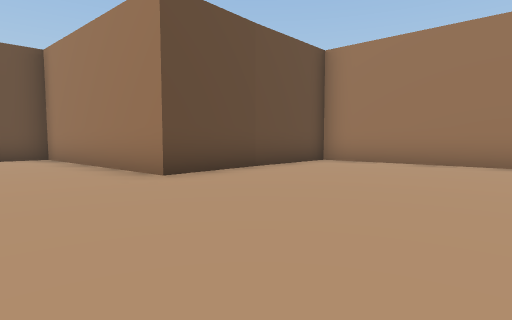
[1] (above)

16 first-person views from a walk through a scene from a Unity 3-D project. The camera is 0.59 m above the floor, tilts 4° down and sees 80° across. The floor is counted in squares, 1 m on a side. Each view is taken from the middle of a square. On the plan, view 1 faces up. The plan holds only what a view shows up to about 9 squares ahead; the rest is blank. The place goes on beyond the plan. Some surface patterns are stand-ins.

[2]
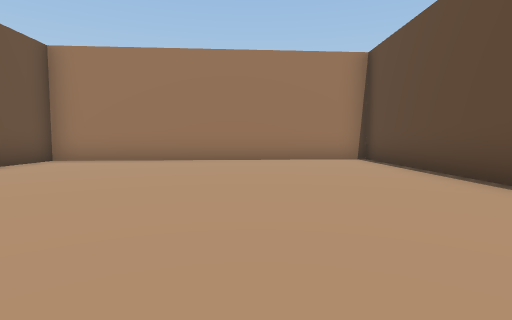

[3]
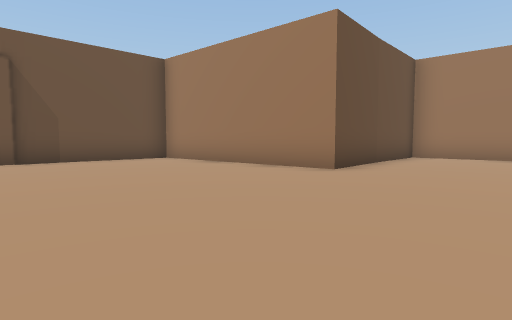

[4]
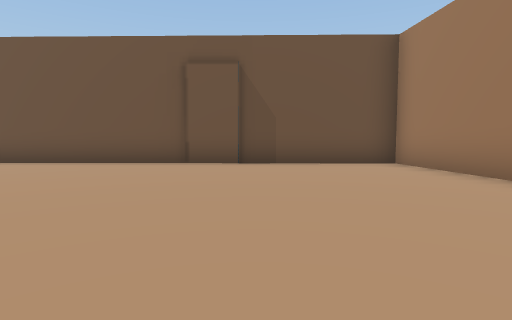

[5]
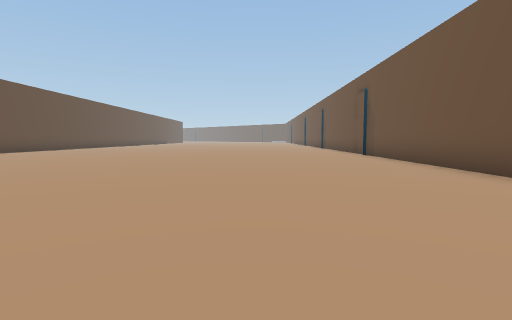

[6]
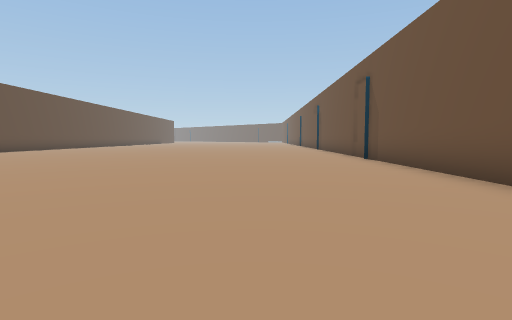

[7]
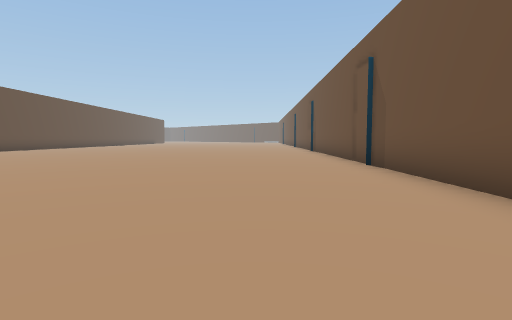

[8]
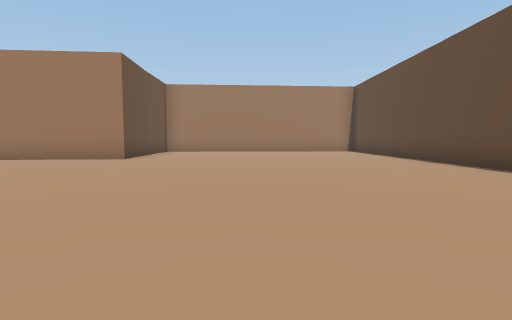

[9]
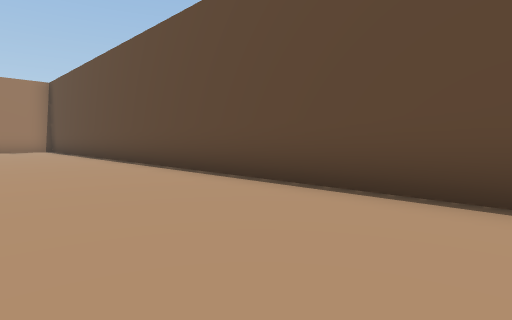

[10]
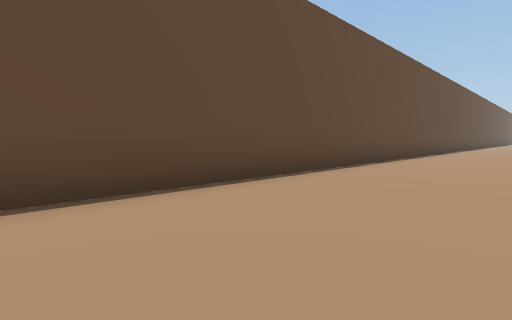

[11]
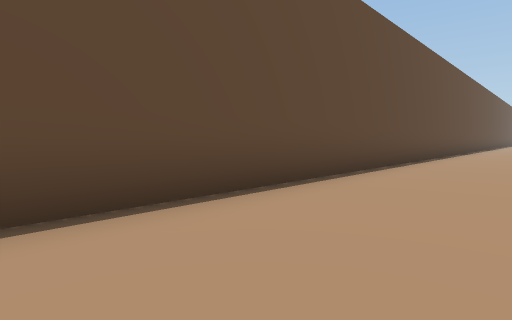

[12]
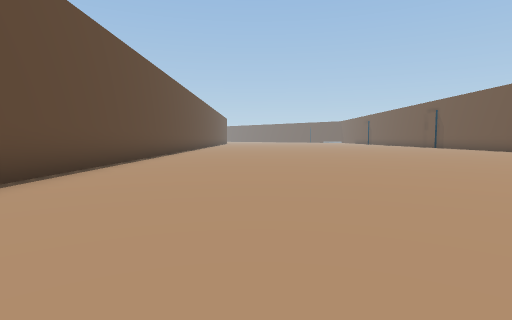

[13]
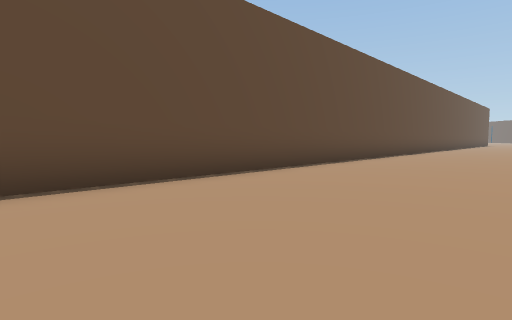

[14]
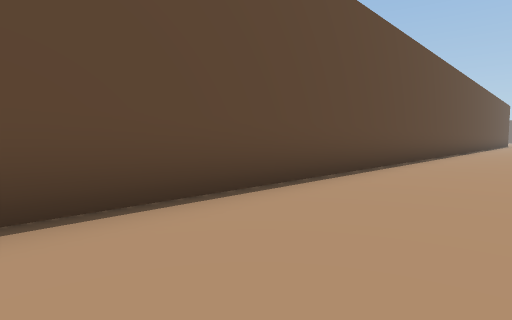

[15]
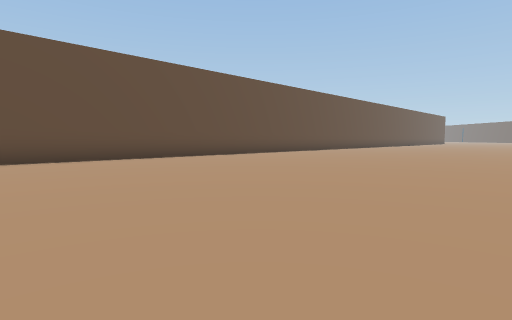

[16]
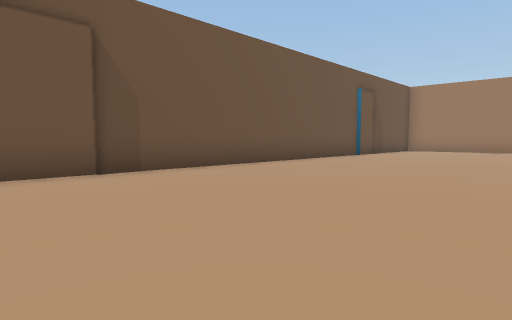

### Floor plan
Points are (right, up) in squares from view 1. A wall is a line through its corners. A room is listed if a view was taken in it or the views show most of it. See-through windows are left out.
Room 1 (views 1, 2, 3, 4, 5, 6, 7, 8, 9, 10, 11, 12, 13, 14, 15, 16)
walls: (-15.3, -21.1) (8.4, 2.9) (1.8, 8.6) (-1.5, 4.9) (-5.8, 8.5) (-15.5, -0.9)

Positions as (right, up) in squares from view 1, and headings:
1: (0, 0), facing up
2: (0, -1), facing up-right
3: (-3, -1), facing up
4: (-3, 1), facing up-left
5: (-5, 4), facing down-left
6: (-7, 3), facing down-left
7: (-9, 2), facing down-left
8: (-5, -4), facing up-right
9: (-5, -6), facing right
10: (-2, -3), facing down
11: (-5, -7), facing down
12: (-5, -6), facing down-left
13: (-10, -10), facing down
14: (-10, -12), facing down
15: (-8, -1), facing down
16: (-13, -6), facing up
